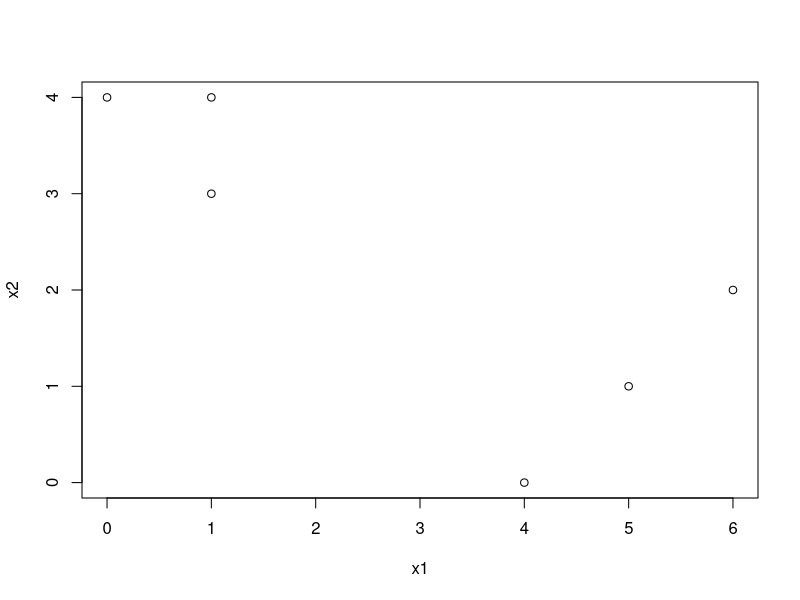
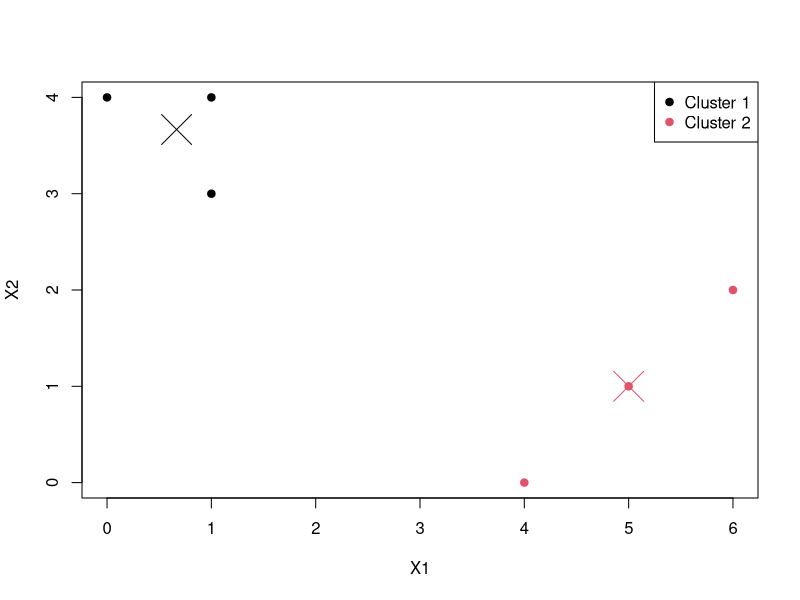

The R source for these figures, in order:
data = data.frame(x1 = c(1,1,0,5,6,4), x2 = c(4,3,4,1,2,0))
colnames(data) = c('x1', 'x2')
plot(data)

set.seed(1)
data$cluster = sample(2, nrow(data), replace = TRUE) 
print(data)


centroids <- aggregate(cbind(x1, x2) ~ cluster, data = data, mean)
print(centroids)

assign_clusters <- function(observations, centroids) {
  distances <- as.matrix(dist(rbind(observations, centroids[, -1])))
  distances <- distances[1:nrow(observations), (nrow(observations) + 1):nrow(distances)]
  closest <- apply(distances, 1, which.min)
  return(closest)
}

data$cluster <- assign_clusters(data[, 1:2], centroids)
print(data)


#repeat until it doesn't change
repeat {
  previous_centroids <- centroids
  centroids <- aggregate(cbind(x1, x2) ~ cluster, data = data, mean)
  
  data$cluster <- assign_clusters(data[, 1:2], centroids)
  
  if (all(previous_centroids[,  -1] == centroids[, -1])) {
    break
  }
}
print(centroids)
print(data)

#plot
plot(data$x1, data$x2, col = data$cluster, pch = 19, xlab = "X1", ylab = "X2")
points(centroids$x1, centroids$x2, pch = 4, cex = 4, col = 1:2)
legend("topright", legend = c("Cluster 1", "Cluster 2"), col = 1:2, pch = 19)
